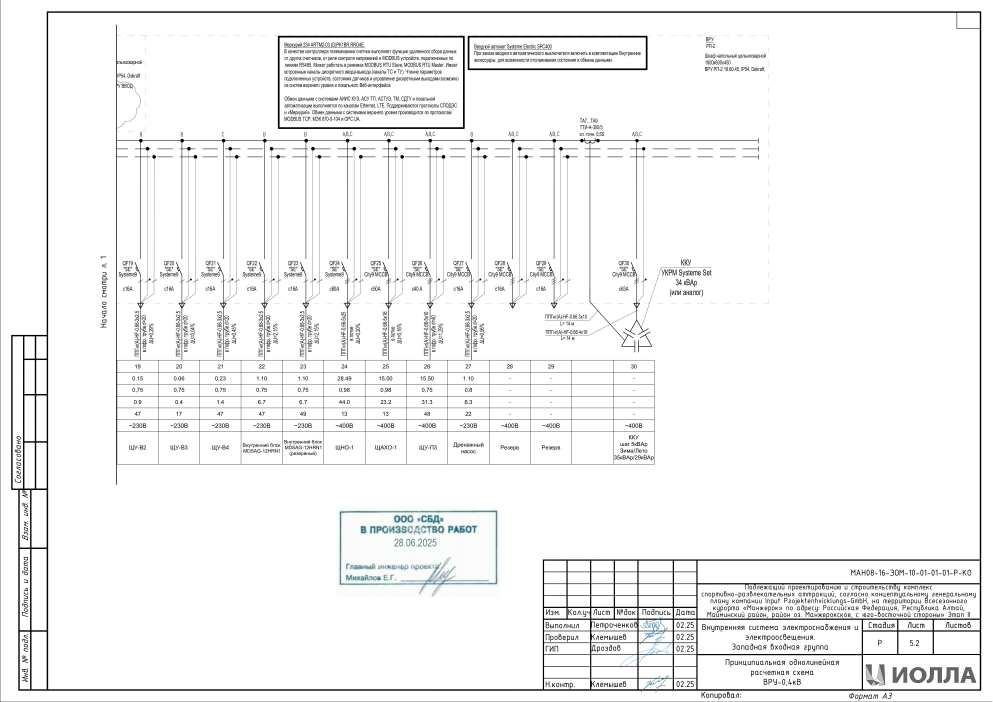
#> input picture data/images/train/train_01.jpg, 4963 x 3509 px (shown at 1/5 size)
$ python test_mosaic_impact.py
#> lines starting #> are read from the running program, lines starting #| are printed output that depends on the picture
"""
Проверка: КАК mosaic аугментация влияет на мелкие объекты
"""
import cv2
import numpy as np
from pathlib import Path

def create_mosaic_simulation(img_path, imgsz=1920):
    """Симулирует mosaic аугментацию"""
#> called with imgsz = 920
    img = cv2.imread(str(img_path))
#> img is the input picture: shape (3509, 4963, 3); mean B, G, R 244.1, 244.1, 243.9
    h, w = img.shape[:2]
#> h = 3509; w = 4963

    # Resize как YOLO (letterbox)
    scale = min(imgsz / h, imgsz / w)
#> scale = 0.185
    new_h, new_w = int(h * scale), int(w * scale)
#> new_h = 650; new_w = 920
    img_resized = cv2.resize(img, (new_w, new_h))
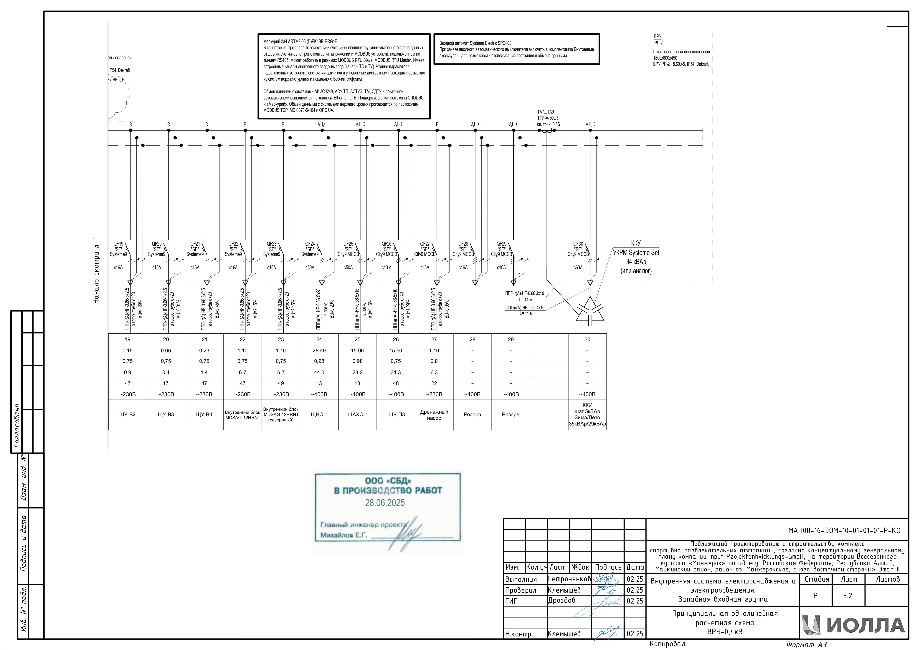
#> img_resized: shape (650, 920, 3); mean B, G, R 244.2, 244.2, 244

    # Padding
    top = (imgsz - new_h) // 2
#> top = 135
    left = (imgsz - new_w) // 2
#> left = 0
    img_padded = cv2.copyMakeBorder(img_resized, top, imgsz-new_h-top,
                                     left, imgsz-new_w-left,
                                     cv2.BORDER_CONSTANT, value=(114,114,114))
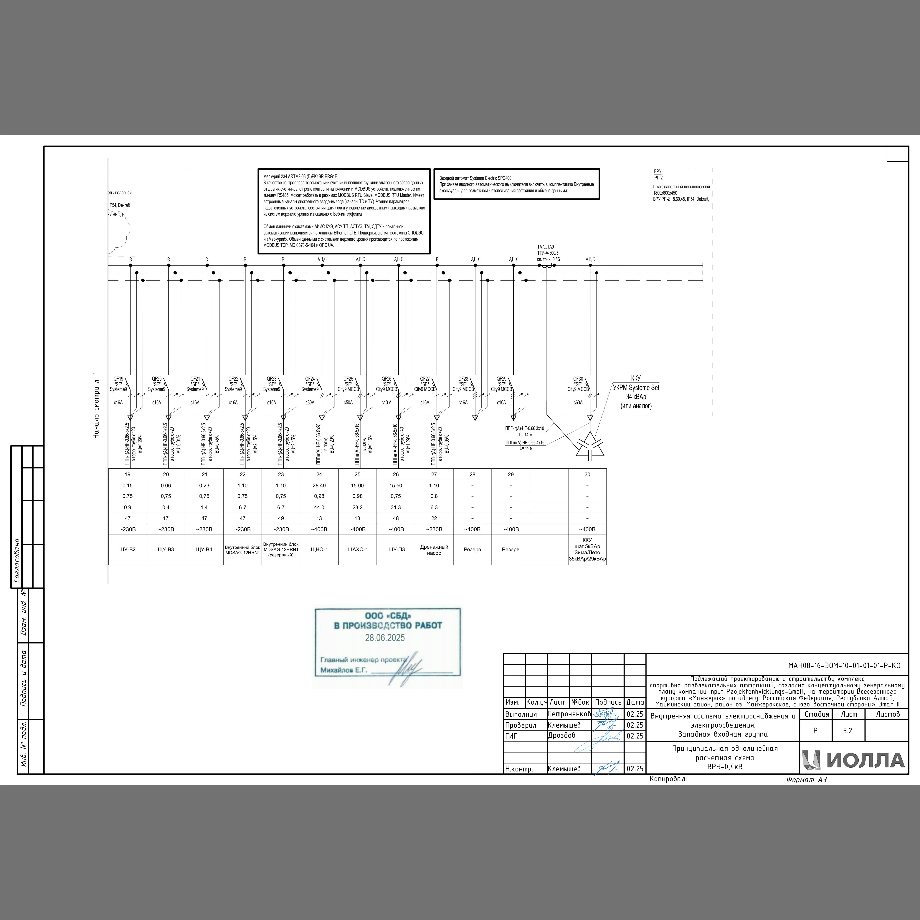
#> img_padded: shape (920, 920, 3); mean B, G, R 206, 206, 205.8

    # Mosaic: склейка 4 изображений
    mosaic_size = imgsz * 2
    mosaic = np.zeros((mosaic_size, mosaic_size, 3), dtype=np.uint8)

    # Размещаем 4 копии изображения
    mosaic[0:imgsz, 0:imgsz] = img_padded
    mosaic[0:imgsz, imgsz:mosaic_size] = img_padded
    mosaic[imgsz:mosaic_size, 0:imgsz] = img_padded
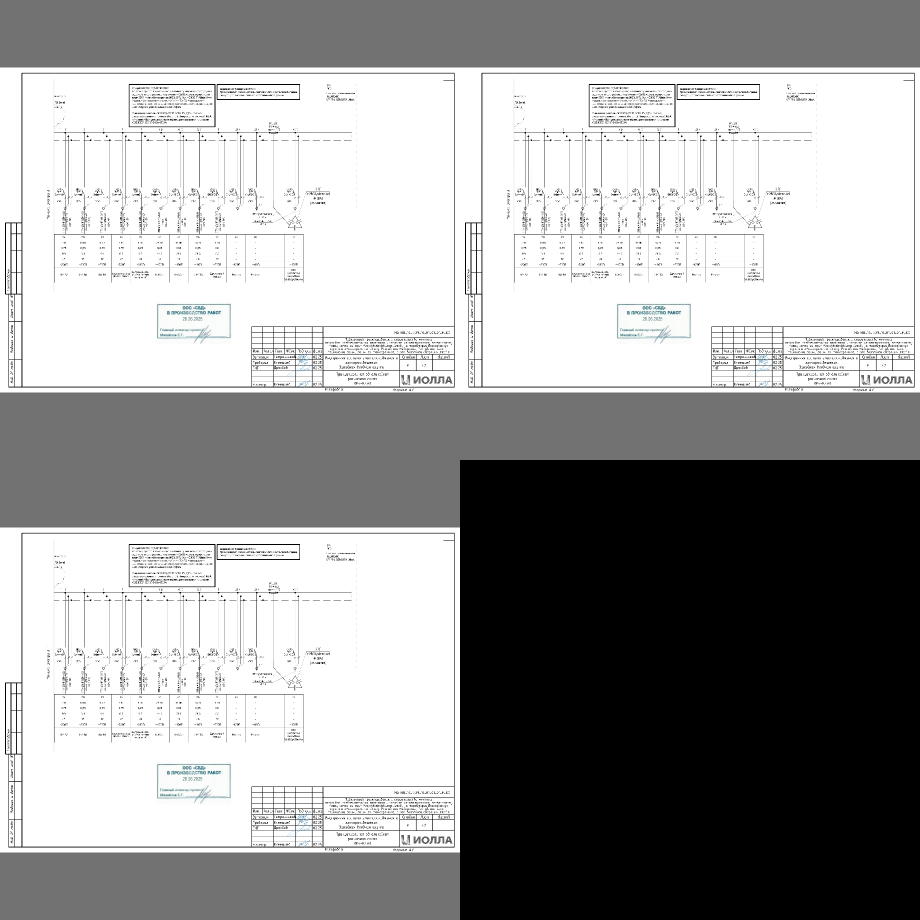
#> mosaic: shape (1840, 1840, 3) (shown at 1/2 size); mean B, G, R 154.5, 154.5, 154.4
    mosaic[imgsz:mosaic_size, imgsz:mosaic_size] = img_padded
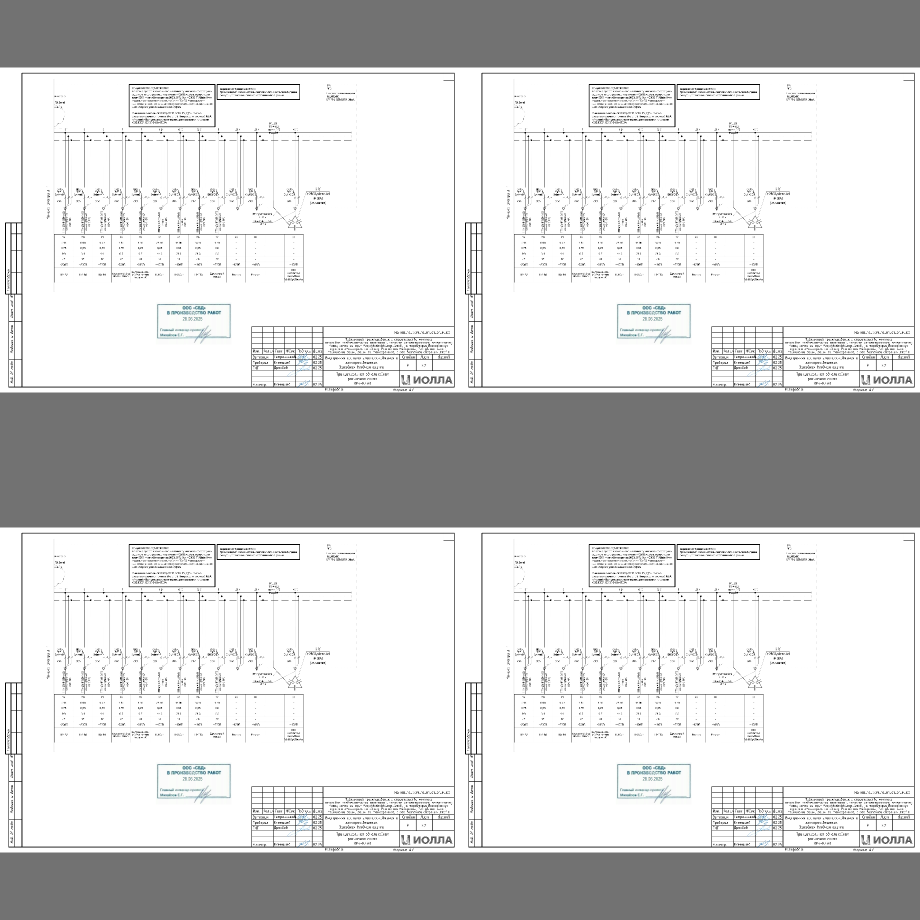
#> mosaic: shape (1840, 1840, 3) (shown at 1/2 size); mean B, G, R 206, 206, 205.8

    # Crop центральную часть (как YOLO делает)
    center_x, center_y = mosaic_size // 2, mosaic_size // 2
    crop_x1 = center_x - imgsz // 2
    crop_y1 = center_y - imgsz // 2
    crop_x2 = crop_x1 + imgsz
    crop_y2 = crop_y1 + imgsz

    mosaic_cropped = mosaic[crop_y1:crop_y2, crop_x1:crop_x2]
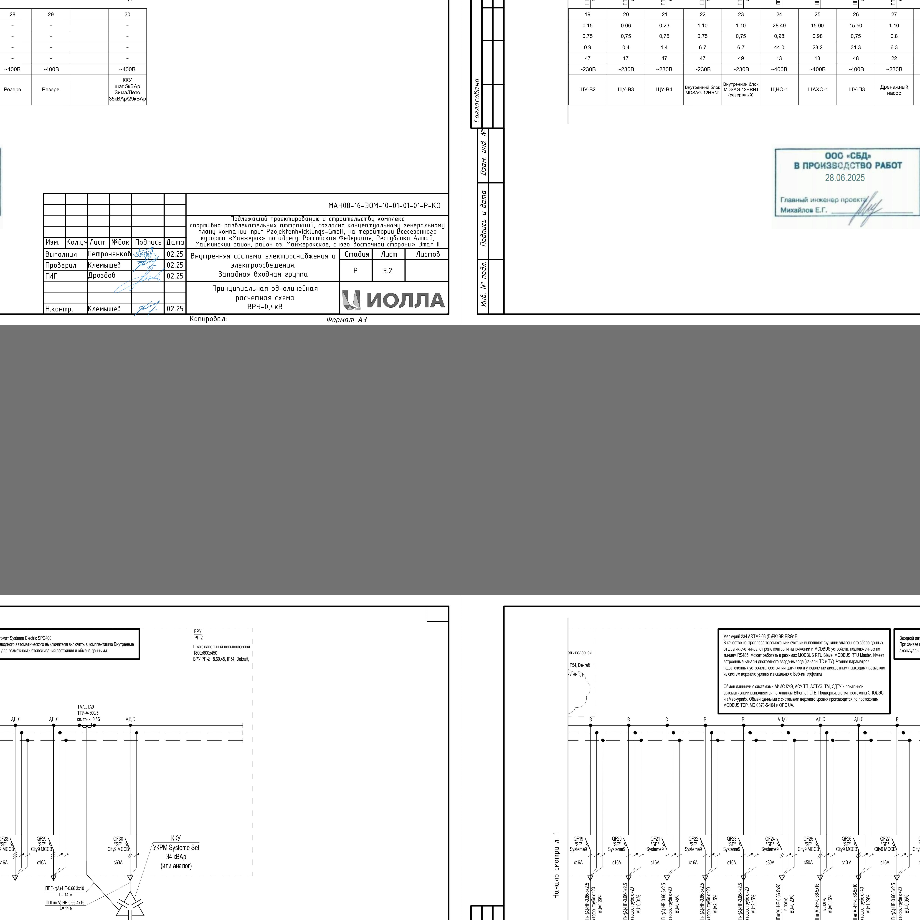
#> mosaic_cropped: shape (920, 920, 3); mean B, G, R 206, 206, 205.8

    return img_padded, mosaic_cropped, scale

# Тест
img_path = Path("data/images/train/train_01.jpg")
results_dir = Path("results")
results_dir.mkdir(exist_ok=True)

print("="*80)
print("MOSAIC AUGMENTATION IMPACT TEST")
print("="*80)

for imgsz in [920, 1280, 1920]:
    print(f"\nimgsz={imgsz}")

    # Без mosaic
    img_normal, mosaic_img, scale = create_mosaic_simulation(img_path, imgsz)
#> scale = 0.185

    # Сохраняем
    cv2.imwrite(str(results_dir / f"normal_{imgsz}.jpg"), img_normal)
    cv2.imwrite(str(results_dir / f"mosaic_{imgsz}.jpg"), mosaic_img)

    # Вычисляем размеры объектов
    # Оригинальные объекты: 22×47 px
    orig_w, orig_h = 22, 47

    # После resize
    normal_w = orig_w * scale
#> normal_w = 4.08
    normal_h = orig_h * scale
#> normal_h = 8.71

    # После mosaic (объекты сжимаются в 2 раза + crop может их резать)
    mosaic_w = normal_w / 2
#> mosaic_w = 2.04
    mosaic_h = normal_h / 2
#> mosaic_h = 4.36

    print(f"  Normal resize: {normal_w:.1f}x{normal_h:.1f} px")
#|   Normal resize: 4.1x8.7 px
    print(f"  After mosaic:  {mosaic_w:.1f}x{mosaic_h:.1f} px  [PROBLEM!]")
#|   After mosaic:  2.0x4.4 px  [PROBLEM!]

    if mosaic_w < 5 or mosaic_h < 5:
        print(f"  [!] CRITICAL: Objects < 5px after mosaic!")
    elif mosaic_w < 10 or mosaic_h < 10:
        print(f"  [!] WARNING: Objects < 10px after mosaic!")

print(f"\nVisualizations saved to results/")
print("="*80)
